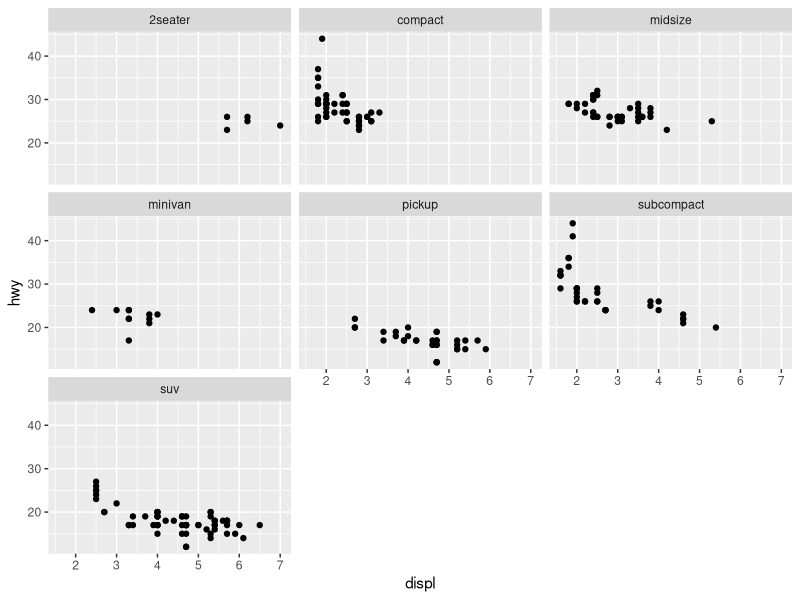
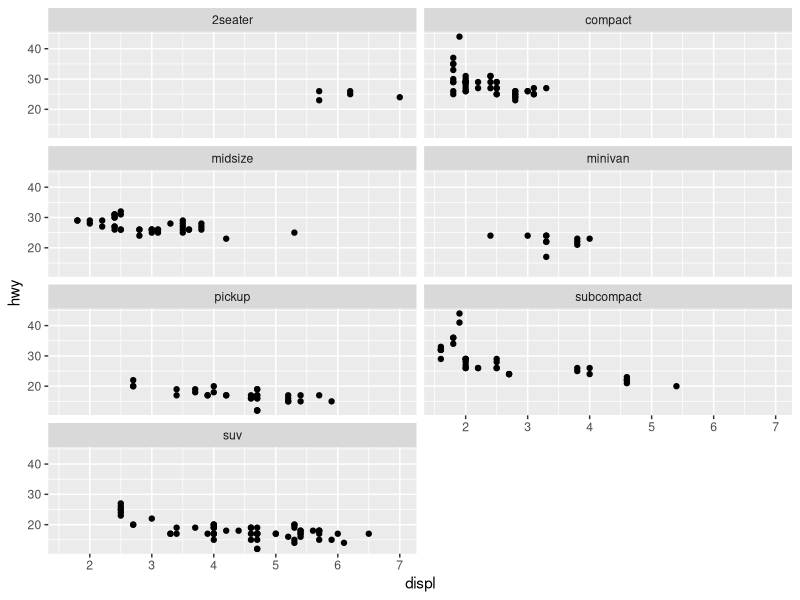

Reproduce these figures in R, in order.
library(ggplot2)


### Name: facet_wrap
### Title: Wrap a 1d ribbon of panels into 2d
### Aliases: facet_wrap

### ** Examples

p <- ggplot(mpg, aes(displ, hwy)) + geom_point()

# Use vars() to supply faceting variables:
p + facet_wrap(vars(class))

# Control the number of rows and columns with nrow and ncol
p + facet_wrap(vars(class), nrow = 4)

## No test: 
##D # You can facet by multiple variables
##D ggplot(mpg, aes(displ, hwy)) +
##D   geom_point() +
##D   facet_wrap(vars(cyl, drv))
##D 
##D # Use the `labeller` option to control how labels are printed:
##D ggplot(mpg, aes(displ, hwy)) +
##D   geom_point() +
##D   facet_wrap(vars(cyl, drv), labeller = "label_both")
##D 
##D # To change the order in which the panels appear, change the levels
##D # of the underlying factor.
##D mpg$class2 <- reorder(mpg$class, mpg$displ)
##D ggplot(mpg, aes(displ, hwy)) +
##D   geom_point() +
##D   facet_wrap(vars(class2))
##D 
##D # By default, the same scales are used for all panels. You can allow
##D # scales to vary across the panels with the `scales` argument.
##D # Free scales make it easier to see patterns within each panel, but
##D # harder to compare across panels.
##D ggplot(mpg, aes(displ, hwy)) +
##D   geom_point() +
##D   facet_wrap(vars(class), scales = "free")
##D 
##D # To repeat the same data in every panel, simply construct a data frame
##D # that does not contain the faceting variable.
##D ggplot(mpg, aes(displ, hwy)) +
##D   geom_point(data = transform(mpg, class = NULL), colour = "grey85") +
##D   geom_point() +
##D   facet_wrap(vars(class))
##D 
##D # Use `strip.position` to display the facet labels at the side of your
##D # choice. Setting it to `bottom` makes it act as a subtitle for the axis.
##D # This is typically used with free scales and a theme without boxes around
##D # strip labels.
##D ggplot(economics_long, aes(date, value)) +
##D   geom_line() +
##D   facet_wrap(vars(variable), scales = "free_y", nrow = 2, strip.position = "top") +
##D   theme(strip.background = element_blank(), strip.placement = "outside")
## End(No test)



